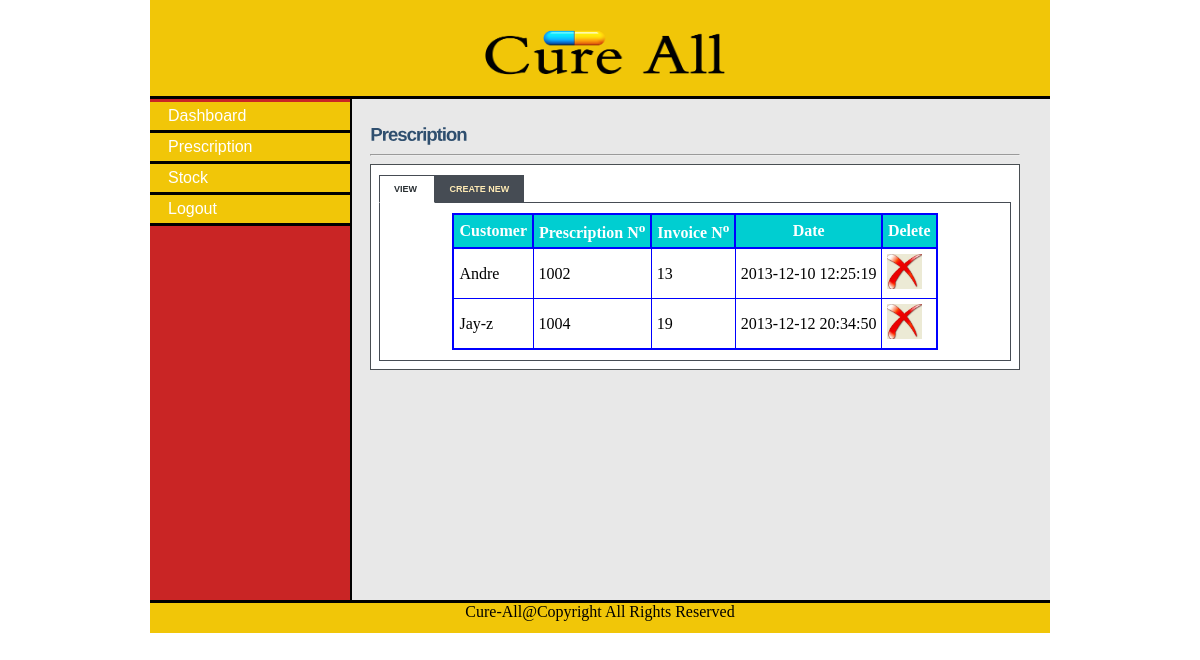
The app's page /prescription.php (signed in) with its own data.
### tables this page shows
CREATE TABLE `prescription` (
  `id` tinyint(5) NOT NULL,
  `prescription_id` int(5) NOT NULL,
  `customer_id` int(11) NOT NULL,
  `customer_name` varchar(30) NOT NULL,
  `age` int(11) NOT NULL,
  `sex` varchar(6) NOT NULL,
  `postal_address` varchar(20) NOT NULL,
  `invoice_id` tinyint(5) NOT NULL,
  `phone` varchar(12) NOT NULL,
  `date` timestamp NOT NULL DEFAULT CURRENT_TIMESTAMP
);

### prescription.php (the view, shortened to what this page needs)
<!DOCTYPE html>
<html>
<head>
<link rel="stylesheet" type="text/css" href="style/mystyle.css">
<link rel="stylesheet" href="style/style.css" type="text/css" media="screen" />
<link rel="stylesheet" href="style/table.css" type="text/css" media="screen" />
</head>
<body>
<div id="content">
<div id="header">
<center><h1><a href="#"><img src="images/header_title.png"></a></h1></center></div>
<div id="left_column">
<div id="button">
		<ul>
			<li><a href="pharmacist.php">Dashboard</a></li>
			<li><a href="prescription.php">Prescription</a></li>
			<li><a href="stock_pharmacist.php">Stock</a></li>
			<li><a href="logout.php">Logout</a></li>
		</ul>
</div>
</div>
<div id="main">
<div id="tabbed_box" class="tabbed_box">
    <h4>Prescription</h4>
<hr/>
    <div class="tabbed_area">
        <ul class="tabs">
            <li><a href="javascript:tabSwitch('tab_1', 'content_1');" id="tab_1" class="active">View </a></li>
            <li><a href="javascript:tabSwitch('tab_2', 'content_2');" id="tab_2">Create New</a></li>
        </ul>
        <div id="content_1" class="content">
		<?php echo $message1;
        include_once('connect_db.php');
	   $sql="SELECT * FROM prescription";
       $result = mysqli_query($con,$sql)or die(mysql_error());
        echo "<table border='1' cellpadding='5'align='center'>";
        echo "<tr> <th>Customer</th><th>Prescription N<sup>o</sup></th> <th>Invoice N<sup>o</sup></th><th>Date </th><th>Delete</th></tr>";
        while($row = mysqli_fetch_array( $result )) {
                echo "<tr>";
                echo '<td>' . $row['customer_name'] . '</td>';
                echo '<td>' . $row['prescription_id'] . '</td>';
				echo '<td>' . $row['invoice_id'] . '</td>';
				echo '<td>' . $row['date'] . '</td>';
				?>
				<td><a href="delete_prescription.php?prescription_id=<?php echo $row['prescription_id']?>">
				<img src="images/delete-icon.jpg" width="35" height="35" border="0" /></a></td>
				<?php
		 }
        echo "</table>";
?>
        </div>
    </div>
</div>
</div>
<div id="footer" align="Center"> Cure-All@Copyright All Rights Reserved</div>
</div>
</body>
</html>

### style/mystyle.css (style rules this page uses)
body { margin-top: 0px; padding-top: 0px; }
#content { margin-left: auto; margin-right: auto; background: #E8E8E8; width: 900px; height: 600px; }
#header { width: 900px; height: 96px; background: #F1C608; border-bottom: solid 3px black; }
#header h1 { margin: 0px; padding-top: 0px; margin-left: 280px; color: #fff; }
#header img { float:left; height: 90px; width: 350px; }
#left_column { clear: all; float: left; width: 200px; height: 501px; background: #c92525; border-right:solid 2px black; }
#main { clear: all; width: 780px; height: 470px; background: #E8E8E8; }
#button { width: 12.5em; padding: 0 0 1em 0; margin-top: 0.2em; margin-bottom: 1em; font-family: 'Trebuchet MS', 'Lucida Grande', Verdana, Arial, Sans-serif; color: #333; }
#button ul { list-style: none; margin: 0; padding: 0; border: none; }
#button li { border-bottom: 3px solid black; margin: 0; list-style: none; list-style-image: none; }
#button li a { display: block; padding: 5px 5px 5px 0.5em; border-left: 10px solid #F1C608; border-right: 10px solid #F1C608; background-color: #F1C608;; color: #fff; text-decoration: none; width: 100%; }
html>body #button li a { width: auto; }
#footer { width: 900px; height: 30px; background: #F1C608; clear: all; border-top: solid 3px black; }

### style/style.css (style rules this page uses)
#tabbed_box { margin: 0px auto 0px 220px; width: 650px; }
.tabbed_box h4 { font-size: 18px; color:#2F4F6F; letter-spacing:-1px; margin-bottom:10px; }
.tabbed_area { border: 1px solid #494e52; background-color: #fff; padding: 8px; }
ul.tabs { margin: 0px; padding: 0px; margin-top: 5px; margin-bottom: 6px; }
ul.tabs li { list-style: none; display: inline; }
ul.tabs li a { background-color: #464c54; color: #ffebb5; padding: 8px 14px 8px 14px; text-decoration: none; font-size: 9px; font-family: Verdana, Arial, Helvetica, sans-serif; font-weight: bold; text-transform: uppercase; border: 1px solid #464c54; }
ul.tabs li a.active { background-color: #ffffff; color: #282e32; border: 1px solid #464c54; border-bottom: 1px solid #ffffff; }
.content { background-color: #ffffff; padding: 10px; border: 1px solid #464c54; }

### style/table.css (style rules this page uses)
table { border-collapse:collapse; }
table,th { border: 2px solid blue; }
th { background-color: #00CED1; color:white; }

### prescription.php (style rules this page uses)
#main { height: 477px; }

### records on screen
prescription: customer_name "Andre", prescription "1002", invoice "13", date "2013-12-10 12:25:19"
prescription: customer_name "Jay-z", prescription "1004", invoice "19", date "2013-12-12 20:34:50"
